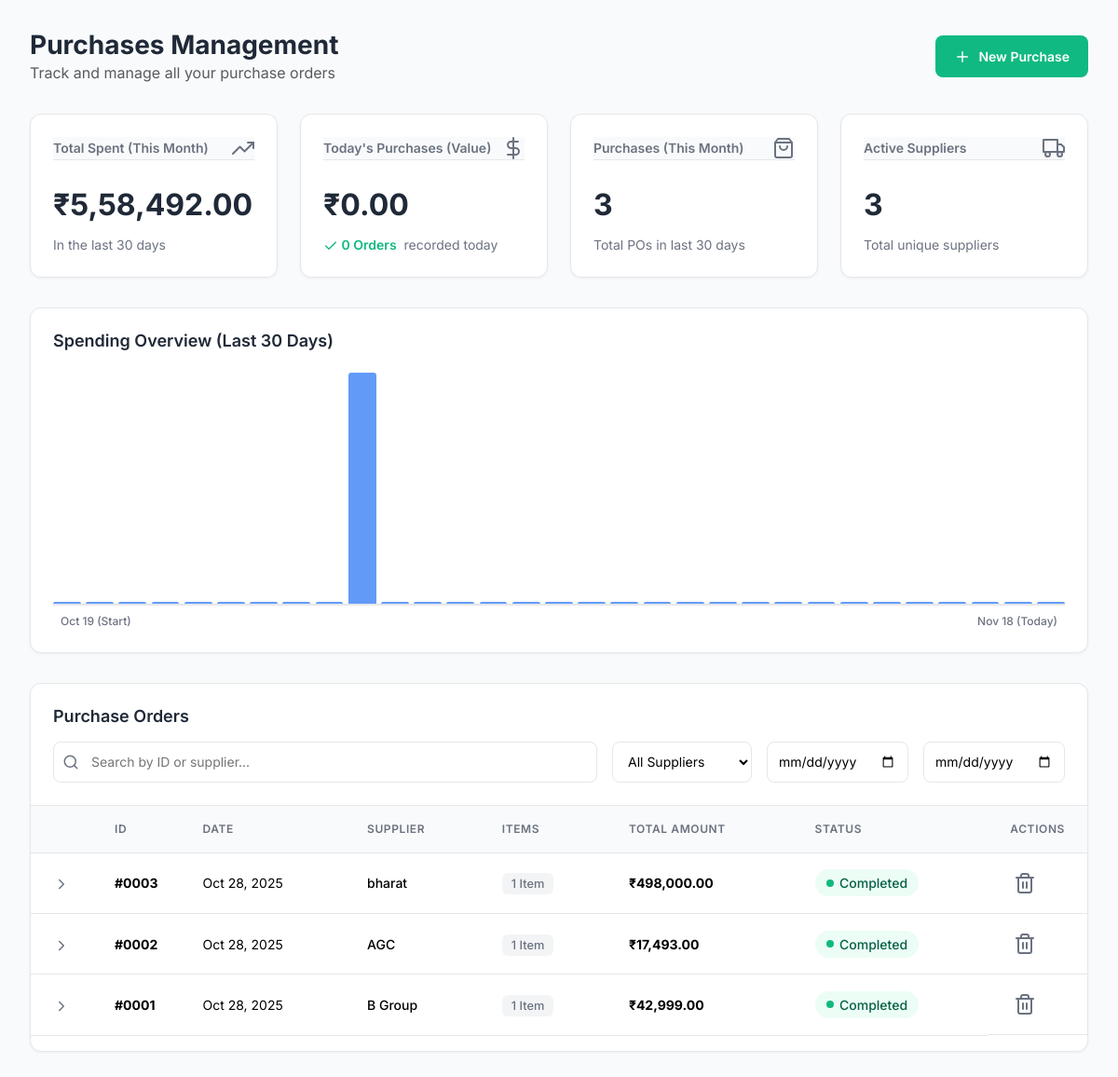
/purchases.php (signed in), run on the app's committed database.
### tables this page shows
CREATE TABLE IF NOT EXISTS `purchases` (
  `id` int NOT NULL AUTO_INCREMENT,
  `admin_id` int NOT NULL DEFAULT '1',
  `supplier_id` int NOT NULL,
  `purchase_date` date NOT NULL,
  `total_amount` decimal(12,2) NOT NULL DEFAULT '0.00',
  `created_at` timestamp NULL DEFAULT CURRENT_TIMESTAMP,
  PRIMARY KEY (`id`),
  KEY `supplier_id` (`supplier_id`),
  KEY `idx_purchases_admin` (`admin_id`)
);

CREATE TABLE IF NOT EXISTS `suppliers` (
  `id` int NOT NULL AUTO_INCREMENT,
  `admin_id` int NOT NULL DEFAULT '1',
  `name` varchar(255) NOT NULL,
  `email` varchar(100) DEFAULT NULL,
  `phone` varchar(20) DEFAULT NULL,
  `street_address` varchar(255) DEFAULT NULL,
  `city` varchar(100) DEFAULT NULL,
  `pin_code` varchar(20) DEFAULT NULL,
  `state` varchar(100) DEFAULT NULL,
  PRIMARY KEY (`id`),
  KEY `idx_suppliers_admin` (`admin_id`)
);

### purchases.php (the view, shortened to what this page needs)
<?php
require 'db.php';
function formatIndianCurrency($number) {
    $number = number_format($number, 2, '.', '');
    $parts = explode('.', $number);
    $integerPart = $parts[0];
    $decimalPart = $parts[1];
    $lastThree = substr($integerPart, -3);
    $otherNumbers = substr($integerPart, 0, -3);
    if ($otherNumbers != '') {
        $lastThree = ',' . $lastThree;
    }
    $result = preg_replace('/\B(?=(\d{2})+(?!\d))/', ',', $otherNumbers) . $lastThree;
    return '₹' . $result . '.' . $decimalPart;
}
$admin_id = $_SESSION['admin_id'];
?>
<!DOCTYPE html>
<html lang="en">
<head>
  <link href="https://cdn.jsdelivr.net/npm/bootstrap@5.3.2/dist/css/bootstrap.min.css" rel="stylesheet">
</head>
<body>
  <main class="main-content">
    <header class="main-header">
      <div>
        <h1>Purchases Management</h1>
        <p class="text-muted mb-0">Track and manage all your purchase orders</p>
      </div>
      <button class="btn btn-primary" data-bs-toggle="modal" data-bs-target="#addPurchaseModal">
        <i data-feather="plus" style="width:18px; height:18px;"></i>
        New Purchase
      </button>
    </header>
    <?php
    $stats_stmt = $conn->prepare("
      SELECT
        COALESCE(SUM(CASE WHEN purchase_date >= CURDATE() - INTERVAL 30 DAY THEN total_amount ELSE 0 END), 0) as total_spent_month,
        COALESCE(SUM(CASE WHEN purchase_date = CURDATE() THEN total_amount ELSE 0 END), 0) as total_spent_today,
        COUNT(CASE WHEN purchase_date = CURDATE() THEN 1 END) as orders_today,
        COUNT(CASE WHEN purchase_date >= CURDATE() - INTERVAL 30 DAY THEN 1 END) as purchases_this_month
      FROM purchases
      WHERE admin_id = ?
    ");
    $stats_stmt->bind_param('i', $admin_id);
    $stats_stmt->execute();
    $stats = $stats_stmt->get_result()->fetch_assoc();
    $suppliers_stmt = $conn->prepare("
      SELECT COUNT(DISTINCT supplier_id) as unique_suppliers
      FROM purchases
      WHERE admin_id = ?
    ");
    $suppliers_stmt->bind_param('i', $admin_id);
    $suppliers_stmt->execute();
    $suppliers_count = $suppliers_stmt->get_result()->fetch_assoc()['unique_suppliers'];
    $chart_data_map = [];
    $start_date = new DateTime('-29 days');
    $end_date = new DateTime();
    $interval = new DateInterval('P1D');
    $period = new DatePeriod($start_date, $interval, $end_date->modify('+1 day'));
    foreach ($period as $date) {
        $chart_data_map[$date->format('Y-m-d')] = [
            'total' => 0,
            'label' => $date->format('M d')
        ];
    }
    $chart_stmt = $conn->prepare("
        SELECT
            purchase_date,
            SUM(total_amount) as daily_total
        FROM purchases
        WHERE admin_id = ?
          AND purchase_date >= CURDATE() - INTERVAL 29 DAY
        GROUP BY purchase_date
    ");
    $chart_stmt->bind_param('i', $admin_id);
    $chart_stmt->execute();
    $chart_res = $chart_stmt->get_result();
    while ($row = $chart_res->fetch_assoc()) {
        if (isset($chart_data_map[$row['purchase_date']])) {
            $chart_data_map[$row['purchase_date']]['total'] = $row['daily_total'];
        }
    }
    $max_spending = max(array_column($chart_data_map, 'total'));
    ?>
    <section class="kpi-cards">
        <div class="kpi-card">
            <div class="card-header">
                <span class="card-title">Total Spent (This Month)</span>
                <i data-feather="trending-up" class="card-icon"></i>
            </div>
            <div class="card-value"><?= formatIndianCurrency($stats['total_spent_month']) ?></div>
            <div class="card-comparison">
                <span class="neutral">
                   In the last 30 days
                </span>
            </div>
        </div>
        <div class="kpi-card">
            <div class="card-header">
                <span class="card-title">Today's Purchases (Value)</span>
                <i data-feather="dollar-sign" class="card-icon"></i>
            </div>
            <div class="card-value">₹<?= number_format($stats['total_spent_today'], 2) ?></div>
            <div class="card-comparison">
                <span class="positive">
                    <i data-feather="check" style="width:16px; height:16px;"></i>
                    <?= number_format($stats['orders_today']) ?> Orders
                </span>
                <span class="neutral" style="margin-left: 4px;">recorded today</span>
            </div>
        </div>
        <div class="kpi-card">
            <div class="card-header">
                <span class="card-title">Purchases (This Month)</span>
                <i data-feather="shopping-bag" class="card-icon"></i>
            </div>
            <div class="card-value"><?= number_format($stats['purchases_this_month']) ?></div>
            <div class="card-comparison">
                <span class="neutral">Total POs in last 30 days</span>
            </div>
        </div>
        <div class="kpi-card">
            <div class="card-header">
                <span class="card-title">Active Suppliers</span>
                <i data-feather="truck" class="card-icon"></i>
            </div>
            <div class="card-value"><?= number_format($suppliers_count) ?></div>
            <div class="card-comparison">
                <span class="neutral">Total unique suppliers</span>
            </div>
        </div>
    </section>
    <section class="main-chart">
        <div class="chart-header">
            <h2>Spending Overview (Last 30 Days)</h2>
            </div>
        <div class="chart-container">
            <?php if (empty($chart_data_map)): ?>
                <p class="no-data">
                    <i data-feather="bar-chart-2" style="width:40px; height: 40px; margin-bottom: 10px;"></i><br>
                    No purchase data available for the last 30 days.
                </p>
            <?php else: ?>
                <?php foreach ($chart_data_map as $data): ?>
                    <?php
                        $height_percent = ($max_spending > 0) ? ($data['total'] / $max_spending) * 100 : 0;
                        $height_percent = max(0, $height_percent);
                        $date_label = $data['label'];
                        $currency_value = number_format($data['total'], 2);
                    ?>
                    <div class="chart-bar"
                         style="height: <?= $height_percent ?>%;"
                         title="<?= $date_label ?>: ₹<?= $currency_value ?>">
                    </div>
                <?php endforeach; ?>
            <?php endif; ?>
        </div>
        <div class="chart-labels">
            <?php
                $labels = array_values($chart_data_map);
            ?>
            <span class="date-label"><?= $labels[0]['label'] ?> (Start)</span>
            <span class="date-label"><?= $labels[count($labels) - 1]['label'] ?> (Today)</span>
        </div>
    </section>
    <section class="transactions-section">
        <div class="table-header">
          <h2>Purchase Orders</h2>
          <div class="table-filters">
              <div class="search-bar">
                  <i data-feather="search" class="search-icon"></i>
                  <input type="text" id="searchInput" placeholder="Search by ID or supplier..." onkeyup="filterTable()">
              </div>
              <select id="supplierFilter" onchange="filterTable()">
                <option value="">All Suppliers</option>
              </select>
              <input type="date" id="dateFromFilter" title="Date From" onchange="filterTable()">
              <input type="date" id="dateToFilter" title="Date To" onchange="filterTable()">
          </div>
        </div>
        <div class="table-container">
          <table class="table table-hover align-middle transactions-table" id="purchasesTable">
            <thead>
              <tr>
                <th style="width: 50px;"></th>
                <th style="width: 80px;">ID</th>
                <th>Date</th>
                <th>Supplier</th>
                <th>Items</th>
                <th>Total Amount</th>
                <th>Status</th>
                <th style="width: 80px;">Actions</th>
              </tr>
            </thead>
            <tbody>
              <?php
              $stmt = $conn->prepare("
                SELECT p.id, p.purchase_date, p.total_amount, p.supplier_id,
                       s.name AS supplier_name,
                       COUNT(pi.id) as item_count
                FROM purchases p
                LEFT JOIN suppliers s ON p.supplier_id = s.id
                LEFT JOIN purchase_items pi ON p.id = pi.purchase_id
                WHERE p.admin_id = ?
                GROUP BY p.id
                ORDER BY p.purchase_date DESC, p.id DESC
              ");
              $stmt->bind_param('i', $admin_id);
              $stmt->execute();
              $res = $stmt->get_result();
              if($res->num_rows > 0):
                while($row = $res->fetch_assoc()):
                  $purchase_id = $row['id'];
              ?>
              <tr class="transaction-row" onclick="toggleDetails(<?= $purchase_id ?>)"
                  data-supplier="<?= $row['supplier_id'] ?>"
                  data-date="<?= $row['purchase_date'] ?>">
                <td class="text-center">
                  <i data-feather="chevron-right" class="expand-icon" id="icon-<?= $purchase_id ?>"></i>
                </td>
                <td><strong>#<?= str_pad($row['id'], 4, '0', STR_PAD_LEFT) ?></strong></td>
                <td><?= date('M d, Y', strtotime($row['purchase_date'])) ?></td>
                <td class="supplier-name"><?= htmlspecialchars($row['supplier_name'] ?? 'N/A') ?></td>
                <td><span class="badge-clean badge-gray"><?= $row['item_count'] ?> Item<?= $row['item_count'] > 1 ? 's' : '' ?></span></td>
                <td><strong>₹<?= number_format($row['total_amount'], 2) ?></strong></td>
                <td>
                  <span class="status status-completed">
                    <span class="status-dot"></span>Completed
                  </span>
                </td>
                <td class="table-actions">
                  <button class="action-btn action-btn-delete" title="Delete PO"
                          onclick="event.stopPropagation(); deletePurchase(<?= $purchase_id ?>)">
                    <i data-feather="trash-2"></i>
                  </button>
                </td>
              </tr>
              <?php
                endwhile;
              endif;
              ?>
            </tbody>
          </table>
        </div>
    </section>
  </main>
</body>
</html>

### data on the page
purchases: id "0003", purchase_date "Oct 28, 2025", supplier.name "bharat", item_count "1", total_amount "498,000.00"
purchases: id "0002", purchase_date "Oct 28, 2025", supplier.name "AGC", item_count "1", total_amount "17,493.00"
purchases: id "0001", purchase_date "Oct 28, 2025", supplier.name "B Group", item_count "1", total_amount "42,999.00"

### other printed values
formatIndianCurrency($stats['total_spent_month']) "₹5,58,492.00"
$stats['total_spent_today'] "0.00"
$stats['orders_today'] "0"
$stats['purchases_this_month'] "3"
$suppliers_count "3"
$labels[0]['label'] "Oct 19"
$labels[count($labels) - 1]['label'] "Nov 18"
